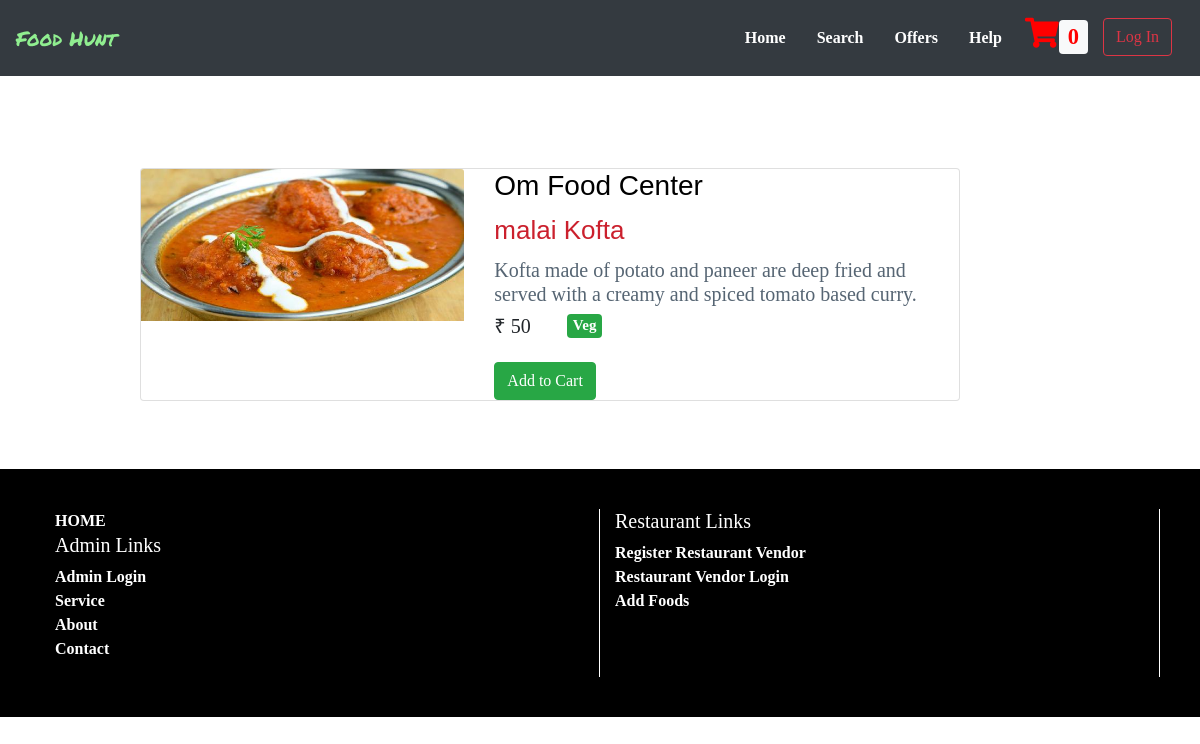
Page /searchfood.php?food_id=2 on the committed database.
### tables this page shows
CREATE TABLE `tblvendor` (
  `fldvendor_id` int(10) NOT NULL,
  `fld_email` varchar(50) NOT NULL,
  `fld_password` varchar(50) NOT NULL,
  `vendorMobile` bigint(10) NOT NULL,
  `restaurantName` varchar(30) NOT NULL,
  `restaurantMobile` bigint(10) NOT NULL,
  `restaurantAddress` varchar(255) NOT NULL,
  `restaurant_Image` varchar(250) NOT NULL
);

CREATE TABLE `tbfood` (
  `food_id` int(11) NOT NULL,
  `foodname` varchar(500) NOT NULL,
  `cost` bigint(15) NOT NULL,
  `fooddetails` varchar(1000) NOT NULL,
  `fldvendor_id` int(11) NOT NULL,
  `foodcategory` int(10) NOT NULL,
  `cuisines` int(10) NOT NULL,
  `status` int(10) NOT NULL,
  `paymentmode` varchar(50) NOT NULL,
  `fldimage` varchar(1000) NOT NULL
);

### searchfood.php (the view, shortened to what this page needs)
<?php
include("connection.php");
extract($_REQUEST);
if(isset($_SESSION['cust_id']))
{
	 $cust_id=$_SESSION['cust_id'];
	 $qq=mysqli_query($con,"select * from tblcustomer where fld_email='$cust_id'");
	 $qqr= mysqli_fetch_array($qq);
}
else
{
	$cust_id="";
}
if(isset($food_id))
{
$fid= $food_id;
}
else
{
	header("location:index.php");
}
?>
<html>
  <head>
	 <link rel="stylesheet" href="https://stackpath.bootstrapcdn.com/bootstrap/4.3.1/css/bootstrap.min.css">
     <link rel="stylesheet" href="https://use.fontawesome.com/releases/v5.8.1/css/all.css">
	    <link rel="stylesheet" href="css/style1.css"/>
   	 <link rel="stylesheet" href="css/style2.css"/>
	<link rel="stylesheet" href="css/style3.css"/>
  </head>
	<body>
<nav class="navbar navbar-expand-lg navbar-light bg-dark fixed-top">
    <a class="navbar-brand" href="index.php"><span style="color:lightgreen;font-family: 'Permanent Marker', cursive;">Food Hunt</span></a>&nbsp;&nbsp;&nbsp;&nbsp;&nbsp;&nbsp;
<div class="collapse navbar-collapse" id="navbarResponsive">
<ul class="navbar-nav ml-auto">
    <form method="post">
        <li class="nav-item">
            <a class="nav-link" style="color: white;" href="index.php">Home</a>
        </li>
        <li class="nav-item">
            <a class="nav-link" style="color: white;" href="search.php">Search</a>
        </li>
        <li class="nav-item">
            <a class="nav-link" style="color: white;" href="index.php">Offers</a>
        </li>
    <?php
        if(empty($cust_id))
        {
    ?>
        <li class="nav-item">
            <a class="nav-link" style="color: white;" href="contact.php">Help</a>
        </li>
        <li class="nav-item">
            <a href="form/login.php?msg=You must be login first"><span style="color:red; font-size:30px;"><i class="fa fa-shopping-cart" aria-hidden="true"><span style="color:red;" id="cart" class="badge badge-light">0</span></i></span></a>
        </li>
        <li class="nav-item">
            <button class="btn btn-outline-danger my-2 my-sm-0" name="login" type="submit">Log In</button>&nbsp;&nbsp;&nbsp;
        </li>
    <?php
        }
    ?>
    </form>
</ul>
</div>
</nav>
<br><br><br><br>
<div class="container-fluid" >
<br><br>
<div class="row">
   <div class="col-sm-1"></div>
   <div class="col-sm-9" >
   <?php
	$query=mysqli_query($con,"select tblvendor.fld_email,tblvendor.restaurantName,tblvendor.restaurantMobile,tblvendor.restaurantAddress,tblvendor.fldvendor_id,tblvendor.restaurant_Image,tbfood.food_id,tbfood.foodname,tbfood.cost,tbfood.fooddetails,tbfood.cuisines,tblfoodcategory.Foodcategory_name,tbfood.paymentmode,tbfood.fldimage from tblvendor inner join tbfood on tbfood.fldvendor_id=tblvendor.fldvendor_id inner join tblfoodcategory on tbfood.foodcategory=tblfoodcategory.Foodcategory_Id where tbfood.food_id='$fid'");
	  if(mysqli_num_rows($query))
	  {
	  while($res=mysqli_fetch_assoc($query))
	  {
		   $food_pic= "image/restaurant/".$res['fld_email']."/foodimages/".$res['fldimage'];
	  ?>
<div class="container mt-4">
        <div class="card mt">
            <div class="row">
                <div class="col-md-5">
                <img class="card-img-top" src="<?php echo$food_pic ?>"  alt="Restaurant Images">
                </div>
                <div class="col-md-7">
                <div class="card-title">
                    <h4 class="card-title text-left" style="font-family: 'Miriam Libre', sans-serif; font-size:28px;color:#000000;"><?php echo $res['restaurantName']?></h4>
                    <h5><span style="font-family: 'Miriam Libre', sans-serif; font-size:26px;color:#CB202D;"><?php echo $res['foodname']; ?></span></h5>
                </div>
                <div class="d-flex justify-content-between">
                <div style="color: #566573"><h5><?php echo $res['fooddetails']; ?></h5></div>
                  </div>
                  <div class="food-card_order-count">
                      <div class="input-group mb-3">
                      <h5 class="card-text">₹ <?php echo $res['cost']; ?></h5>
                    <?php
                            if($res['Foodcategory_name']=="Veg"){
                    ?>
                      <h2 style="font-size: 15px;" class="badge badge-success">Veg</h2>
                    <?php
                            }
                            else{
                    ?>
                      <h2 style="font-size: 15px;" class="badge badge-danger">Non-veg</h2>
                    <?php
                            }
                    ?>
                      </div>
                    </div>
                        <a href="form/cart.php?product=<?php echo $res['food_id']; ?>"><button type="submit" name="addtocart"  class="btn btn-success" )>Add to Cart</button></a>
               </div>
            </div>
        </div>
    </div>
	<?php
        }
	  }
	  else
	  {
	?>
	<div class="row"><div class="col-sm-12" style="color:red;"><?php echo "sorry No Record Found For This Order";?></div></div>
	<?php
	  }
	?>
	</div>
</div>
</div>
<br><br>
	     <?php
		 include("footer.php");
		 ?>
</body>
</html>

### css/style2.css (style rules this page uses)
* { margin: 0px; padding: 0px; font-family: 'Ubuntu','sans-serif'; }
.card { margin: 20px 10px; }

### searchfood.php (style rules this page uses)
ul li { list-style:none; }
ul li a { color:white; font-weight:bold; }
ul form li { float: left; padding: 10px 0px 10px 15px; }

### rows in the picture
tblvendor: fld_email.fldimage (picture), restaurantName "Om Food Center", tbfood.foodname "malai Kofta", tbfood.fooddetails "Kofta made of potato and paneer are deep fried and served with a creamy and spiced tomato based curry.", tbfood.cost "50"
